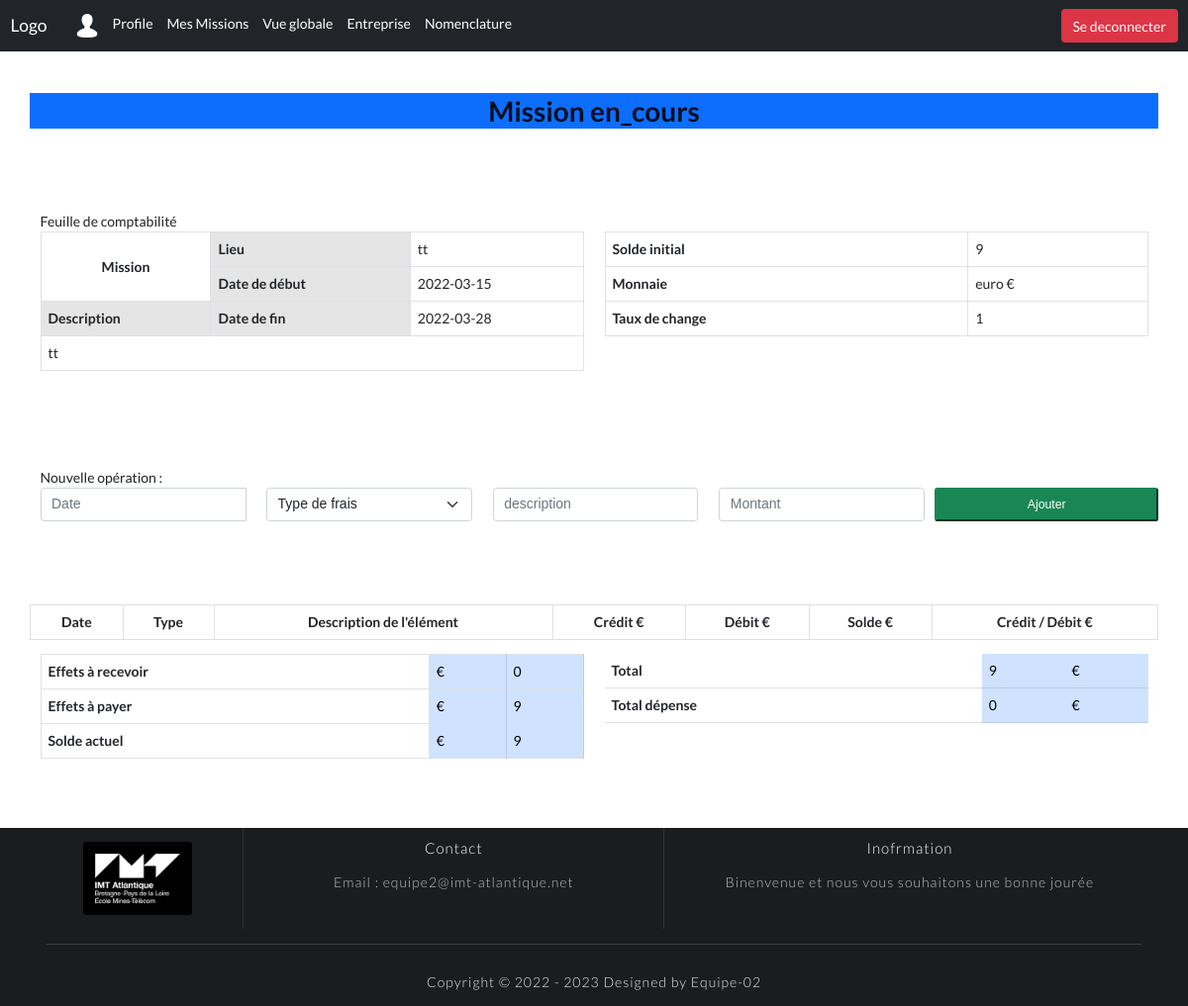
Page /page_mission.php?mission_id=mission-6236fd8382f3e9.99849820 (signed in) on the committed database.
### tables this page shows
CREATE TABLE IF NOT EXISTS `missions` (
  `Id` varchar(60) NOT NULL,
  `lieu` varchar(100) NOT NULL,
  `debut` date NOT NULL,
  `fin` date NOT NULL,
  `devise` enum('dollars','euro','yen','yuan') NOT NULL,
  `description` varchar(200) NOT NULL,
  `etat` enum('en cours','finis','annulee','supprimee') NOT NULL,
  `solde_initial` float NOT NULL,
  `user_id` varchar(60) NOT NULL,
  PRIMARY KEY (`Id`),
  KEY `FK_missions` (`user_id`)
);

CREATE TABLE IF NOT EXISTS `devise` (
  `nom` enum('dollars','euro','yen','yuan') NOT NULL,
  `symbole` varchar(10) NOT NULL,
  `taux_change` float NOT NULL,
  PRIMARY KEY (`nom`)
);

### services/dbFunctions.php (called while the page is built, shortened)
<?php
function getMissionDeviseById($id)
{
    include "./config/config.php";
    try {
        $pdo = new PDO("mysql:host=$server;dbname=$dbname", $user, $password);
        $pdo->setAttribute(PDO::ATTR_ERRMODE, PDO::ERRMODE_EXCEPTION);
        $sql = "SELECT * FROM missions JOIN devise ON missions.devise=devise.nom WHERE missions.id= ?";
        $req = $pdo->prepare($sql);
        $req->execute([$id]);
        $result = $req->fetchAll();
        return [
            "status" => "success",
            "result" => $result
        ];
    } catch (PDOException $e) {
        return [
            "status" => "error",
            "message" => "Connection failed: " . $e->getMessage()
        ];
    }
}

### page_mission.php (the view, shortened to what this page needs)
<!DOCTYPE html>
<html>
<head>
    <link href="https://cdn.jsdelivr.net/npm/bootstrap@5.1.3/dist/css/bootstrap.min.css" rel="stylesheet"
>
    <link rel="stylesheet"
        href="https://cdnjs.cloudflare.com/ajax/libs/bootstrap-datepicker/1.9.0/css/bootstrap-datepicker.min.css">
</head>
<body>
    <?php
    include "navbar.php";
    include "./services/dbFunctions.php";
    if (!isset($_GET['mission_id']) && !isset($_GET['number'])) {
        die();
    } elseif (!isset($_GET['number']) || $_GET['number'] == "") {
        $indiceMission = "en_cours";
        $mission_id = $_GET['mission_id'];
    } else {
        $indiceMission = $_GET['number'];
        $mission_id = $_GET['mission_id'];
    }
    ?>
    <main>
        <section class="py-5">
            <div class="container bg-primary text-center">
                <h1>Mission <?php echo $indiceMission ?> </h1>
            </div>
        </section>
        <section class="py-5">
            <div class="container">
                <div class="row">
                    <p>Feuille de comptabilité</p>
                </div>
                <?php
                $result = getMissionDeviseById($mission_id);
                $mission = $result["result"][0];
                $solde = $mission["solde_initial"];
                ?>
                <div class="row">
                    <div class="col">
                        <table class="table table-bordered">
                            <thead>
                                <tr>
                                    <th rowspan="2" scope="col" class="text-center align-middle">Mission</th>
                                    <th class="table-active" scope="col">Lieu</th>
                                    <td scope="col"><?php echo $mission["lieu"] ?></td>
                                </tr>
                                <tr>
                                    <th class="table-active">Date de début</th>
                                    <td><?php echo $mission["debut"] ?></td>
                                </tr>
                                <tr>
                                    <th class="table-active">Description</th>
                                    <th class="table-active">Date de fin</th>
                                    <td><?php echo $mission["fin"] ?></td>
                                </tr>
                                <tr>
                                    <td rowspan="3" colspan="3"><?php echo $mission["description"] ?></td>
                                </tr>
                            </thead>
                        </table>
                    </div>
                    <div class="col">
                        <table class="table table-bordered">
                            <thead>
                                <tr>
                                    <th>Solde initial</th>
                                    <td><?php echo $mission["solde_initial"] ?>
                                </tr>
                                <tr>
                                    <th>Monnaie</th>
                                    <td><?php echo $mission["nom"] .  "  " . $mission["symbole"] ?></td>
                                </tr>
                                <tr>
                                    <th>Taux de change</th>
                                    <td><?php echo $mission["taux_change"] ?></td>
                                </tr>
                            </thead>
                        </table>
                    </div>
                </div>
            </div>
        </section>
        <?php
        if ($mission["etat"] != "en cours") {
            $hide = "py-5 d-none";
        } else {
            $hide = "py-5";
        }
        ?>
        <section class='<?php echo $hide ?>'>
            <form class="container"
                action="page_mission.php?mission_id=<?php echo $mission_id ?>&number=<?php echo $indiceMission ?>"
                method="POST">
                <div class="row">
                    <p> Nouvelle opération :</p>
                </div>
                <div class="row">
                    <div class="col input-group date" data-provide="datepicker">
                        <input type="text" class="form-control" placeholder="Date" id="date" name="date" required>
                    </div>
                    <div class="col">
                        <select class="form-select" aria-label="Default select example" name="type" id="type" required>
                            <option selected>Type de frais</option>
                        </select>
                    </div>
                    <div class="col form-outline">
                        <input type="text" class="form-control" id="description" name="description"
                            placeholder="description" required />
                    </div>
                    <div class="col form-outline">
                        <input type="number" class="form-control" name="montant" placeholder="Montant" />
                    </div>
                    <button type="submit" class="col btn-sm btn-success">
                        Ajouter
                    </button>
                </div>
            </form>
        </section>
        <section class="py-5">
            <div class="container">
                <div class="row">
                    <table class="table table-bordered">
                        <thead>
                            <tr>
                                <th class="text-center">Date</th>
                                <th class="text-center">Type</th>
                                <th class="text-center">Description de l'élément</th>
                                <th class="text-center">Crédit <?php echo $mission["symbole"] ?> </th>
                                <th class="text-center">Débit <?php echo $mission["symbole"] ?></th>
                                <th class="text-center">Solde <?php echo $mission["symbole"] ?> </th>
                                <th class="text-center">Crédit / Débit €</th>
                            </tr>
                        </thead>
                            <?php
                            $depense = 0;
                            ?>
                    </table>
                </div>
                <div class="row">
                    <div class="col">
                        <table class="table table-bordered">
                            <thead>
                                <tr>
                                    <th>Effets à recevoir</th>
                                    <td class="table-primary">€</td>
                                    <td class="table-primary"><?php if ($solde < 0) {
                                                                    echo $solde * $mission["taux_change"];
                                                                } else {
                                                                    echo 0;
                                                                } ?></td>
                                </tr>
                                <tr>
                                    <th>Effets à payer</th>
                                    <td class="table-primary">€</td>
                                    <td class="table-primary"><?php if ($solde > 0) {
                                                                    echo $solde * $mission["taux_change"];
                                                                } else {
                                                                    echo 0;
                                                                } ?></td>
                                </tr>
                                <tr>
                                    <th>Solde actuel</th>
                                    <td class="table-primary">€</td>
                                    <td class="table-primary"><?php echo $solde * $mission["taux_change"] ?></td>
                                </tr>
                            </thead>
                        </table>
                    </div>
                    <div class="col">
                        <table class="table">
                            <thead>
                                <tr>
                                    <th>Total</th>
                                    <td class="table-primary"><?php echo $solde * $mission["taux_change"] ?></td>
                                    <td class="table-primary">€</td>
                                </tr>
                                <tr>
                                    <th>Total dépense</th>
                                    <td class="table-primary"><?php echo $depense * $mission["taux_change"] ?></td>
                                    <td class="table-primary">€</td>
                                </tr>
                            </thead>
                        </table>
                    </div>
                </div>
            </div>
        </section>
    </main>
</body>
</html>

### navbar.php (shortened to what this page needs)
<html lang="en">
<link type="text/css" rel="stylesheet" id="dark-mode-custom-link">
<link type="text/css" rel="stylesheet" id="dark-mode-general-link">
<head>
    <link type="text/css" rel="stylesheet" id="dark-mode-custom-link">
    <link type="text/css" rel="stylesheet" id="dark-mode-general-link">
    <link href="https://cdn.jsdelivr.net/npm/bootstrap@5.1.3/dist/css/bootstrap.min.css" rel="stylesheet"
>
</head>
<body>
    <nav class="navbar navbar-expand-lg navbar-dark bg-dark">
        <div class="container-fluid">
            <a class="navbar-brand" href="#">Logo</a>
            <div class="collapse navbar-collapse" id="navbarSupportedContent">
                <ul class="navbar-nav me-auto ms-2 me-2 mb-lg-0">
                    <li class="nav-item">
                        <a class="nav-link active" aria-current="page" href="#"><img srcset="./assets/profile.ico"
                                alt="icon"></a>
                    </li>
                    <li class="nav-item">
                        <a class="nav-link active" aria-current="page" href="profile.php">Profile</a>
                    </li>
                    <li class="nav-item">
                        <a class="nav-link active" aria-current="page" href="listeMissions.php">Mes Missions</a>
                    </li>
                    <?php
                    if (isset($_SESSION["role"]) && $_SESSION["role"] == "Administrateur") {
                        echo '
                    <li class="nav-item">
                        <a class="nav-link active" aria-current="page" href="ListeAllMission.php">Vue globale</a>
                    </li>
                    <li class="nav-item">
                        <a class="nav-link active" aria-current="page" href="ListeAllEmployes.php">Entreprise</a>
                    </li>
                    <li class="nav-item">
                        <a class="nav-link active" aria-current="page" href="nomenclature.php">Nomenclature</a>
                    </li>';
                    } ?>
                </ul>
                <div class="d-flex">
                    <a href="logout.php" class="btn btn-danger" type="submit">Se deconnecter</a>
                </div>
            </div>
        </div>
    </nav>
</body>
</html>

### css/style.css (style rules this page uses)
.m-text-thin { font-weight: 300 !important; }
.m-text-spaced { letter-spacing: 1px !important; }
.m-opacity-mini { opacity: 0.8 !important; }

### rows in the picture
missions: lieu "tt", debut "2022-03-15", fin "2022-03-28", description "tt", solde_initial "9", devise.nom "euro", devise.symbole "€", devise.taux_change "1", $solde*$mission['taux_change'] "9", devise.taux_change "0"

### other values in the picture
$indiceMission "en_cours"
